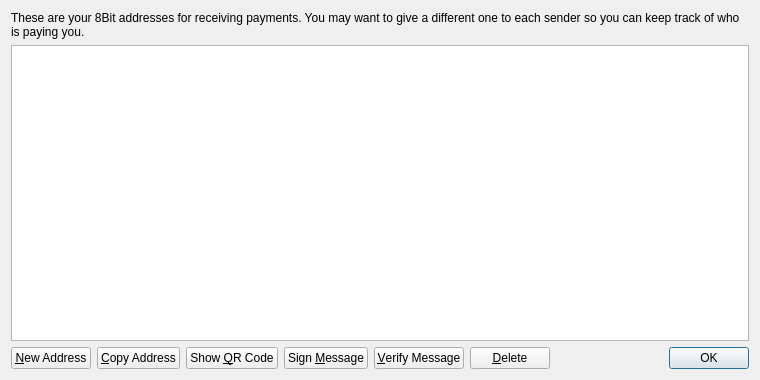
<?xml version="1.0" encoding="UTF-8"?>
<ui version="4.0">
 <class>AddressBookPage</class>
 <widget class="QWidget" name="AddressBookPage">
  <property name="geometry">
   <rect>
    <x>0</x>
    <y>0</y>
    <width>760</width>
    <height>380</height>
   </rect>
  </property>
  <property name="windowTitle">
   <string>Address Book</string>
  </property>
  <layout class="QVBoxLayout" name="verticalLayout">
   <item>
    <widget class="QLabel" name="labelExplanation">
     <property name="text">
      <string>These are your 8Bit addresses for receiving payments. You may want to give a different one to each sender so you can keep track of who is paying you.</string>
     </property>
     <property name="textFormat">
      <enum>Qt::PlainText</enum>
     </property>
     <property name="wordWrap">
      <bool>true</bool>
     </property>
    </widget>
   </item>
   <item>
    <widget class="QTableView" name="tableView">
     <property name="contextMenuPolicy">
      <enum>Qt::CustomContextMenu</enum>
     </property>
     <property name="toolTip">
      <string>Double-click to edit address or label</string>
     </property>
     <property name="tabKeyNavigation">
      <bool>false</bool>
     </property>
     <property name="selectionMode">
      <enum>QAbstractItemView::SingleSelection</enum>
     </property>
     <property name="selectionBehavior">
      <enum>QAbstractItemView::SelectRows</enum>
     </property>
     <property name="sortingEnabled">
      <bool>true</bool>
     </property>
     <attribute name="verticalHeaderVisible">
      <bool>false</bool>
     </attribute>
    </widget>
   </item>
   <item>
    <layout class="QHBoxLayout" name="horizontalLayout">
     <item>
      <widget class="QPushButton" name="newAddressButton">
       <property name="toolTip">
        <string>Create a new address</string>
       </property>
       <property name="text">
        <string>&amp;New Address</string>
       </property>
      </widget>
     </item>
     <item>
      <widget class="QPushButton" name="copyToClipboard">
       <property name="toolTip">
        <string>Copy the currently selected address to the system clipboard</string>
       </property>
       <property name="text">
        <string>&amp;Copy Address</string>
       </property>
      </widget>
     </item>
     <item>
      <widget class="QPushButton" name="showQRCode">
       <property name="text">
        <string>Show &amp;QR Code</string>
       </property>
      </widget>
     </item>
     <item>
      <widget class="QPushButton" name="signMessage">
       <property name="toolTip">
        <string>Sign a message to prove you own a 8Bit address</string>
       </property>
       <property name="text">
        <string>Sign &amp;Message</string>
       </property>
      </widget>
     </item>
     <item>
      <widget class="QPushButton" name="verifyMessage">
       <property name="toolTip">
        <string>Verify a message to ensure it was signed with a specified 8Bit address</string>
       </property>
       <property name="text">
        <string>&amp;Verify Message</string>
       </property>
      </widget>
     </item>
     <item>
      <widget class="QPushButton" name="deleteButton">
       <property name="toolTip">
        <string>Delete the currently selected address from the list</string>
       </property>
       <property name="text">
        <string>&amp;Delete</string>
       </property>
      </widget>
     </item>
     <item>
      <spacer name="horizontalSpacer">
       <property name="orientation">
        <enum>Qt::Horizontal</enum>
       </property>
       <property name="sizeHint" stdset="0">
        <size>
         <width>40</width>
         <height>20</height>
        </size>
       </property>
      </spacer>
     </item>
     <item>
      <widget class="QDialogButtonBox" name="buttonBox">
       <property name="sizePolicy">
        <sizepolicy hsizetype="Maximum" vsizetype="Fixed">
         <horstretch>0</horstretch>
         <verstretch>0</verstretch>
        </sizepolicy>
       </property>
       <property name="standardButtons">
        <set>QDialogButtonBox::Ok</set>
       </property>
      </widget>
     </item>
    </layout>
   </item>
  </layout>
 </widget>
 <resources>
  <include location="../bitcoin.qrc"/>
 </resources>
 <connections/>
</ui>
